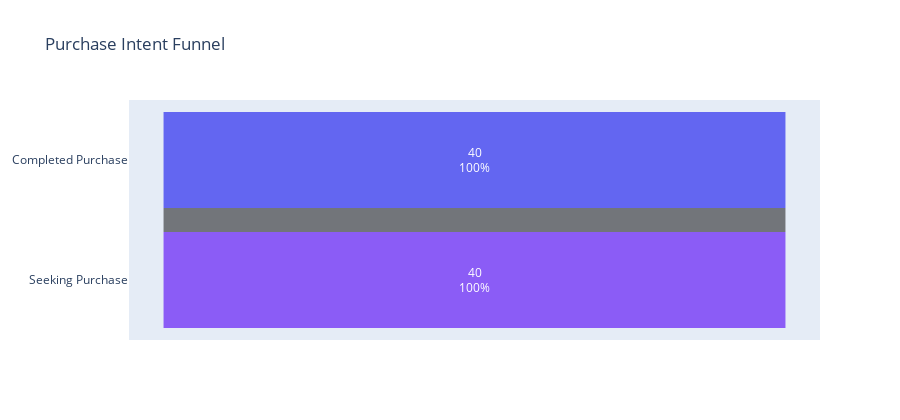

The notebook cell this image was saved under:
### Markdown cell above
## 8. Purchase Intent Funnel

How far along the purchase journey are Reddit users?

### Code cell
intent_df = pd.DataFrame([
    {'intent': k.replace('_', ' ').title(), 'count': v}
    for k, v in sorted(attribution.intent_funnel.items(), key=lambda x: x[1], reverse=True)
    if v > 0
])

colours = ['#6366f1', '#8b5cf6', '#a855f7', '#c084fc', '#e879f9', '#f0abfc', '#f5d0fe']

fig = go.Figure(go.Funnel(
    y=intent_df['intent'],
    x=intent_df['count'],
    textinfo='value+percent initial',
    marker=dict(color=colours[:len(intent_df)])
))
fig.update_layout(title='Purchase Intent Funnel', height=420)
fig.show()

### Figure 1 — Plotly figure (JSON) as saved in the notebook; plotly's stock layout.template omitted (floating-point values rounded to 4 significant figures)
{"data": [{"marker": {"color": ["#6366f1", "#8b5cf6"]}, "textinfo": "value+percent initial", "type": "funnel", "x": [40, 40], "y": ["Completed Purchase", "Seeking Purchase"]}], "layout": {"height": 420, "title": {"text": "Purchase Intent Funnel"}}}
